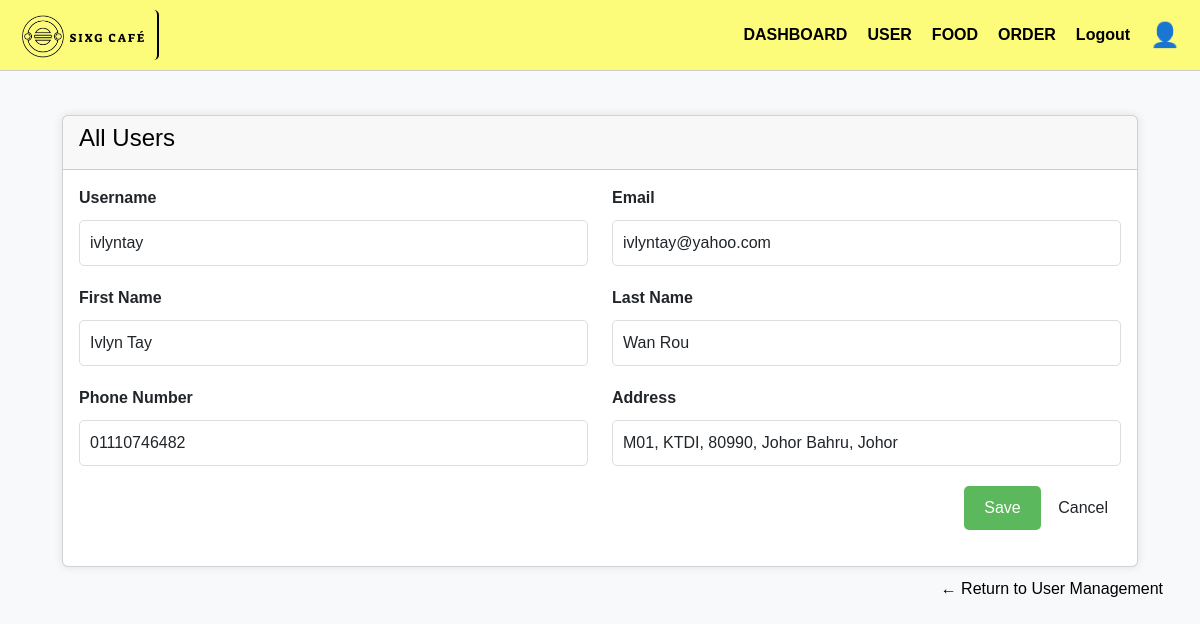
The app's page /admin/user_update.php?uid=3 with its own data.
### tables this page shows
CREATE TABLE user (
  id int AUTO_INCREMENT PRIMARY KEY,
  role varchar(255) NOT NULL DEFAULT 'user',
  username varchar(222) NOT NULL,
  f_name varchar(222) NOT NULL,
  l_name varchar(222) NOT NULL,
  email varchar(222) NOT NULL,
  phone varchar(222) NOT NULL,
  password varchar(222) NOT NULL,
  address text NOT NULL,
  date timestamp NOT NULL DEFAULT CURRENT_TIMESTAMP ON UPDATE CURRENT_TIMESTAMP
);

### admin/user_update.php (the view, shortened to what this page needs)
<?php
include("../connection.php");
?>
<!DOCTYPE html>
<html lang="en">
<head>
  <link rel="stylesheet" href="https://cdn.jsdelivr.net/npm/bootstrap@5.3.3/dist/css/bootstrap.min.css">
  <link rel="stylesheet" href="../css/add_food.css">
  <link rel="stylesheet" href="../css/main.css">
  <link rel="stylesheet" href="../css/edit_user.css">
</head>
<body>
  <header>
    <img src="../img/logo2.png" height="50px" alt="logo2">
    <nav>
        <a href="">DASHBOARD</a>
        <a href="user_management.php">USER</a>
        <a href="add_fooditem.php">FOOD</a>
        <a href="all_order.php">ORDER</a>
        <a href="../logout.php">Logout</a>
    </nav>
    <div class="profile-icon" alt="Profile">👤</div>
  </header>
  <div class="container-fluid">
    <div style="padding-top : 24px;"></div>
    <div class="row justify-content-center">
      <div class="col-11 center">
        <div class="col-lg-12" >
          <div class="card card-outline-primary">
            <div class="card-header">
              <h4 class="m-b-0 text-black">All Users</h4>
            </div>
            <div class="card-body">
              <?php
              $ssql = "SELECT * FROM user WHERE id = '$_GET[uid]'";
              $res = mysqli_query($conn, $ssql);
              $row = mysqli_fetch_array($res);
              ?>
              <form action='' method='POST'>
                <div class="form-body">
                  <div class="row">
                    <div class="col-md-6">
                      <div class="form-group">
                        <label class="control-label">Username</label>
                        <input type="text" id="Username" name="username" class="form-control" value="<?php echo $row['username']; ?>" required>
                      </div>
                    </div>
                    <div class="col-md-6">
                      <div class="form-group">
                        <label class="control-label">Email</label>
                        <input type="text" id="Email" name="email" class="form-control" value="<?php echo $row['email']; ?>" required>
                      </div>
                    </div>
                  </div>
                  <div class="row">
                    <div class="col-md-6">
                      <div class="form-group">
                        <label class="control-label">First Name</label>
                        <input type="text" id="firstName" name="f_name" class="form-control" value="<?php echo $row['f_name']; ?>" required>
                      </div>
                    </div>
                    <div class="col-md-6">
                      <div class="form-group">
                        <label class="control-label">Last Name</label>
                        <input type="text" id="lastName" name="l_name" class="form-control" value="<?php echo $row['l_name']; ?>" required>
                      </div>
                    </div>
                  </div>
                  <div class="row">
                    <div class="col-md-6">
                      <div class="form-group">
                        <label class="control-label">Phone Number</label>
                        <input type="text" id="phone" name="phone" class="form-control" value="<?php echo $row['phone']; ?>" required>
                      </div>
                    </div>
                    <div class="col-md-6">
                      <div class="form-group">
                        <label class="control-label">Address</label>
                        <input type="text" id="address" name="address" class="form-control" value="<?php echo $row['address']; ?>" required>
                      </div>
                    </div>
                  </div>
                  <div class="form-actions">
                    <input type="submit" name="update" class="btn btn-primary" value="Save">
                    <a href="user_management.php" class="btn btn-inverse">Cancel</a>
                  </div>
                </div>
              </form>
            </div>
          </div>
        </div>
       </div>
      </div>
      <a href="user_management.php" class="return-to-user">← Return to User Management</a>
    </div>
</body>
</html>

### css/add_food.css (style rules this page uses)
form { display: flex; flex-direction: column; margin-bottom: 20px; }
label { margin-bottom: 10px; font-weight: bold; }
input[type="text"], textarea, input[type="file"], select#category { margin-bottom: 20px; padding: 10px; font-size: 16px; border-radius: 5px; border: 1px solid #ddd; }
input[type="submit"] { padding: 10px 20px; font-size: 16px; background-color: #5cb85c; color: white; border: none; border-radius: 5px; cursor: pointer; }
img { border-radius: 5px; }
a { color: #007bff; text-decoration: none; }

### css/main.css (style rules this page uses)
body { font-family: Arial, sans-serif; margin: 0; padding: 0; box-sizing: border-box; }
header { background-color: rgb(253,251,122); display: flex; justify-content: space-between; align-items: center; padding: 10px 20px; border-bottom: 1px solid #ccc; }
header nav { display: flex; gap: 20px; margin-left: auto; }
header nav a { text-decoration: none; color: black; font-weight: bold; }
header .profile-icon { font-size: 1.5rem; padding-left: 20px; }
header { display: flex; align-items: center; justify-content: space-between; }
header img { border-right: 2px solid #000; padding-right: 10px; }

### css/edit_user.css (style rules this page uses)
body { background-color: #f8f9fa; }
.container-fluid { margin-top: 20px; }
.card { box-shadow: 0 0 10px rgba(0,0,0,0.1); }
.form-control { border-radius: 0.25rem; }
.btn-primary { background-color: #007bff; border-color: #007bff; }
.form-actions { text-align: right; }
.return-to-user { display: block; text-align: right; margin-top: 10px; margin-right: 25px; color: black; text-decoration: none; }

### records on screen
user: username "ivlyntay", email "ivlyntay@yahoo.com", f_name "Ivlyn Tay", l_name "Wan Rou", phone "01110746482", address "M01, KTDI, 80990, Johor Bahru, Johor"
